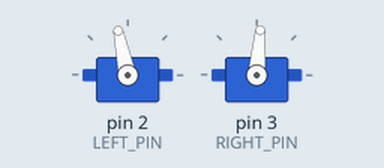
This sketch was run on a simulated Arduino Uno, built with avr-gcc and run on an emulated ATmega328P. Shown: 2 × servo.

Above: at 0.05 s.
At 5.0 s:
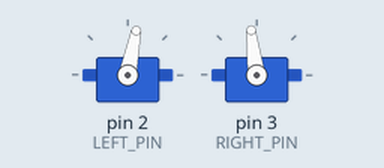
Timing chart, 0 to 10.4 s (numbered marks = the images above):
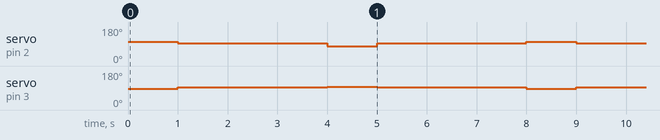

Measured:
- by itself, servo on pin 2 (LEFT_PIN): repeats every 8.0 s: 79° 1.0 s, 93° 3.0 s, 102° 1.0 s, 93° 3.0 s
- by itself, servo on pin 3 (RIGHT_PIN): repeats every 8.0 s: 97° 1.0 s, 93° 3.0 s, 85° 1.0 s, 93° 3.0 s

The sketch:

360ServoMotor.ino
```cpp
#include <Servo.h>

#define LEFT_PIN 2
#define RIGHT_PIN 3

#define FORWARD 1550
#define BACKWARD 1450
#define STOP 1500

Servo Left;
Servo Right;

void setup()
{
    Left.attach(LEFT_PIN);
    Right.attach(RIGHT_PIN);
}

void loop()
{
    Forward(1000);
    Stop(3000);
    Backward(1000);
    Stop(3000);
}
void Forward(int duration)
{
  Left.writeMicroseconds(1500 + 95);
  Right.writeMicroseconds(1500 - 75);
  delay(duration);
}
void Backward(int duration)
{
  Left.writeMicroseconds(1500 - 145);
  Right.writeMicroseconds(1500 + 45);
  delay(duration);
}
void Stop(float duration)
{
  Left.writeMicroseconds(STOP);
  Right.writeMicroseconds(STOP);
  delay(duration);
}
```
